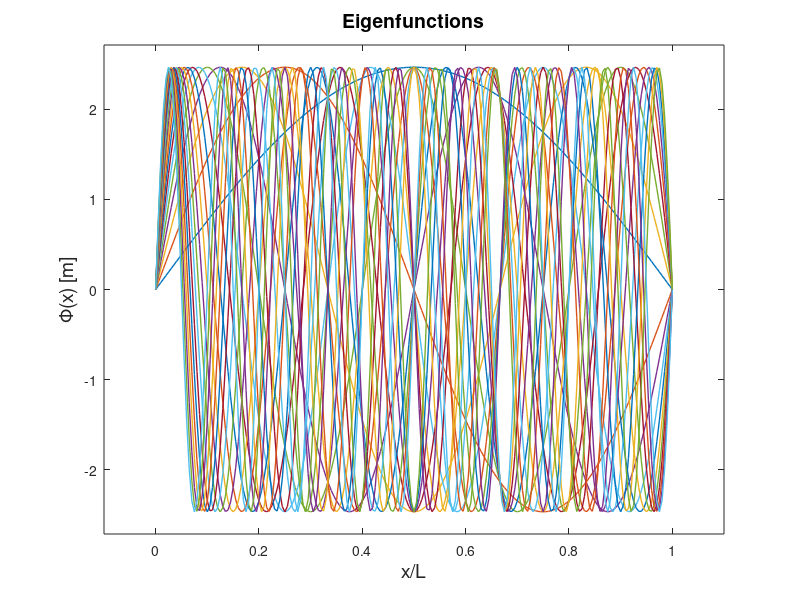

Here is the MATLAB script that generated this plot: (Note: this script raises an error after producing the figure.)
% Task: NM-HW1 2.9.5 Damped Vibrating String
% Deadline: October 4th, 2023 at 12:00.
% Author: Eric Vidal Marcos
% Group: 2 (QuanTEEM)
% Email: ericvidalmarcos@gmail.com
% Supervisors: Dr. Alain Dereux & Dr. Matthieu Sala
% Octave Version: 8.3.0

% Clear workspace
clear all   % Clear all variables
close all   % Close all variables
clc         % Clear command window

% Plot commands
graph_pinch = 'yes';            % Plot initial conditions of f and g
graph_eigenfunctions = 'yes';   % Plot the eigenfunctions
graph_f_approx = 'yes';         % Plot the comparison of f and approx f
graph_time = 'yes';             % Plot the evolution of the wave
graph_movie = 'yes';            % Plot the movie of the wave evolution

% Pinch commands
minpinch = 1;                   % Minimum number of pinches
maxpinch = 2;                   % Maximum number of pinches
% To set just one pinch, minpinch = maxpinch

% 1. Input data and discretization parameters
L = 0.328           % String length [m]
mu = 0.660E-3       % String mass per unit length (mu = M / L) [kg/m]
F = 55.0            % Tension force [N]
cc = sqrt(F/mu)     % Speed of wave propagation [m/s] (eq. 2.48)
nmax = 20           % Maximum number of modes (to be adjusted for the good convergence of the approximation)
npt = 201           % Number of sampling points used in the approximation
nst = 13            % Number of sample times
% movie=200           % Number of frames for movie development phase

gg = 100.0                  % Gamma coefficient [Hz]
dampf = 2 * gg / (cc ^ 2)   % Damping factor [s/m] (eq. 2.86)
tmax = (2 / gg) * log(10)   % Maximum time [s] (my pdf eq. 3)
tmin = 0;                   % Minimum time [s]
tstep = (tmax - tmin) / (nst - 1);  % Time step [s]
for i=1:nst
  tt(i) = tmin + (i - 1) * tstep;    % Discretized time [s]
end

% 2. Array of discretized value of x
xmin = 0;           % Minimum abscissa  
xmax = L;           % Maximum abscissa  
xstep = (xmax - xmin) / (npt - 1);  % Discretization step [m]
for i = 1:npt
  x(i) = xmin + (i - 1) * xstep;    % Discretized abscissas  
end

% 3. Compute numerical arrays for both pinches and to be used as initial conditions
for pinch = minpinch:maxpinch
    if (pinch == 1);  % eq. (2.44)
        p=L/2;   % Pinched point
        z = 1;   % Amplitude of the wave
        for (i=1:npt)   % Initial deformation for Pinch 1
            if (x(i) <= p)
                f(pinch, i) = x(i) * z / p;
            else
                f(pinch, i) = z * (x(i) - L) / (p-L);
            end
        end
        for i=1:npt     % Initial distribution of velocity field
            g(pinch, i) = 0;
        end
    elseif (pinch == 2);  % eq. (2.45)
        p1 = L/4.;    % Pinched point 1
        z1 = 1;       % Amplitude of the wave 1

        p2 = (3./4.) * L; % Pinched point 2
        z2 = -z1;       % Amplitude of the wave 2
        for (i=1:npt)   % Initial deformation for Pinch 2
            if (xmin <= x(i)) && (x(i) <= p1)
                f(pinch, i) = x(i) * z1 / p1;
            elseif (p1 < x(i)) && (x(i) <= p2)
                f(pinch, i) = (z1 - z2) / (p1 - p2) * (x(i) - p1) +z1;
            elseif (p2 < x(i)) && (x(i) <= xmax)
                f(pinch, i) = z2 * (x(i) - L) / (p2 - L);
            end
        end
        for i=1:npt     % Initial distribution of velocity field
            g(pinch, i) = 0;
        end
    end
end

% Plot the initial conditions of f and g for each pinch
if (strcmp(graph_pinch, 'yes') == 1);
    for pinch = minpinch:maxpinch;
        p1 = plot(x/L, f(pinch, :), ";f(x) [m];", 'LineWidth', 2);
        hold on
        p1 = plot(x/L, g(pinch, :), ";g(x) [m/s];", 'LineWidth', 2);
        hold off
        xlim([-(xmax / L) * 0.1, (xmax / L) * 1.1]);
        ylim([min(f(pinch,:)) - 0.1, max(f(pinch,:)) + 0.1]);
        xlabel('x/L', 'FontSize', 14);
        ylabel('y(x)', 'FontSize', 14);
        title(strjoin({'Pinch', num2str(pinch)}, ' '), 'FontSize', 14);
        legend("location", "northeast", 'FontSize', 14);
        waitfor(p1)   % Stops the code execution until you close the plot
    end
end

% 4. Compute the eigenfunctions and plot
for n = 1:nmax
    for i = 1:npt
        phi(n, i) = sqrt(2 / L) * sin(n * pi * x(i) / L);   % Eigenfunctions (eq. 2.75)
    end
end

% GRAPH OF EIGENFUNCTIONS
if (strcmp(graph_eigenfunctions, 'yes') == 1);
    for n = 1:nmax
        p2 = plot(x/L, phi(n, :), 'LineWidth', 1);      % For eigenfunctions labeling include strjoin({';Mode ', num2str(n), ';'}, ''),
        hold on;
    end
    xlim([-(xmax / L) * 0.1, (xmax / L) * 1.1]);
    ylim([-sqrt(2/L) * 1.1,sqrt(2/L) * 1.1]);
    xlabel('x/L', 'FontSize', 14);
    ylabel('{\Phi(x)} [m]', 'FontSize', 14);
    title('Eigenfunctions', 'FontSize', 14);
    % legend("location", "northeastoutside", 'FontSize', 12);   % too many eigenfunctions, they are not labeled
    hold off;
    waitfor(p2)   % Stops the code execution until you close the plot
end


% 5. Displaying values after application of boundary conditions (quantization)
for n = 1:nmax
    kk(n) = n * pi / L;     % Wave number [m^-1] (eq. 2.64)
end
omega = kk * cc;            % Angular frequency [Hz] (eq. 2.65)

% gg study

for n = 1:nmax
    OO(n) = sqrt(omega(n) ^ 2 - gg ^ 2);  % Omega [Hz] (eq. 2.70)
end

fprintf('\nEigenvalues\n');
fprintf('   n        kk(n)[1/m]      OO_n[Hz]        nu_n[Hz]         T_n[s]\n');
for n = 1:nmax
    % Remember that experimental input data is limited to
    % fprintf('%4d %#15.3G %#15.3G %#15.3G %#15.3G\n', n, kk(n), OO(n), OO(n)/(2*pi), 2*pi/OO(n));
    a1(n, 1) = n;
    a1(n, 2) = kk(n);
    a1(n, 3) = OO(n);
    a1(n, 4) = OO(n)/(2*pi);
    a1(n, 5) = 2*pi/OO(n);
end
printtable(a1, 'LaTex', true);

% Omegas study
fprintf('\Omegas study\n');
for gg = 100:300:1000
    gg
    fprintf('   n        oo_n[Hz]      OO_n[Hz]');
    for n = 1:nmax
        b1(n, 1) = n;
        b1(n, 2) = omega(n);
        b1(n, 3) = sqrt(omega(n) ^ 2 - gg ^ 2);
    end
printtable(b1, 'LaTex', true);
end

gg = 100;  % Reset gg to the original value

% 6. TEST ORTHONORMALIZATION OF EIGENFUNCTIONS
fprintf('\nOrthonormalization test\n');
fprintf('   n     <phi_n|phi_n>\n');
for (n=1:nmax)
    % fprintf('%4d %#15.6G\n', n, trapz(x, phi(n, :) .* phi(n, :)));
    a2(n, 1) = n;
    a2(n, 2) = trapz(x, phi(n, :) .* phi(n, :));
end
printtable(a2, 'LaTex', true);

% 7. OVERLAP INTEGRALS BETWEEN INITIAL CONDITIONS AND THE EIGENFUNCTIONS FOR THE VARIOUS PINCH TYPES
pinch = 2  % Pinch type 2 (eq. 2.45), according to the task

fprintf('\nOverlap integrals\n');
fprintf('   n     <phi_n|f>          <phi_n|g>\n');
for (n=1:nmax)
    % fprintf('%4d %#15.6G %#15.6G\n', n, trapz(x, f(pinch, :) .* phi(n, :)), trapz(x, g(pinch, :) .* phi(n, :))); % Overlap integrals (eq. 2.38)
    a3(n, 1) = n;
    a3(n, 2) = trapz(x, f(pinch, :) .* phi(n, :));
    a3(n, 3) = trapz(x, g(pinch, :) .* phi(n, :));
end
printtable(a3, 'LaTex', true);

% 8. COMPARISON OF F AND APPROX F
% Variable declaration
f_approx = 0;
g_approx = 0;

if (strcmp(graph_f_approx,'yes') == 1);
    p3 = plot(x / L, f(pinch, :), ';f(x) [m];', 'LineWidth', 0.5);
    hold on;
    for n=1:nmax
      f_approx = f_approx + trapz(x, f(pinch, :) .* phi(n,:)) * phi(n,:);
    end
    p3 = plot(x / L, f_approx, ';f{_{approx}}(x) [m];', 'LineWidth', 0.5, 'LineStyle', '--');

    p3 = plot(x / L, g(pinch, :), ';g(x) [m/s];', 'LineWidth', 0.5);
    for n=1:nmax
      g_approx = g_approx + trapz(x, g(pinch, :) .* phi(n,:)) * phi(n,:);
    end
    p3 = plot(x / L, g_approx, ';g{_{approx}}(x) [m/s];', 'LineWidth', 0.5, 'LineStyle', '--');

    xlim([-(xmax / L) * 0.1, (xmax / L) * 1.1]);
    ylim([-1.1, 1.1]);
    xlabel('x/L', 'FontSize', 14);
    ylabel('y(x)', 'FontSize', 14);
    title('Comparison of initial conditions and approximations', 'FontSize', 14);
    legend("location", "northeast", 'FontSize', 14);
    hold off;
    waitfor(p3)   % Stops the code execution until you close the plot
end

% 9. Numerical array of the spatial discretization of phi and successive amplitude paterns
% Overlap integrals between initial conditions and the eigenfunctions
for n = 1:nmax
    phi_f(n) = trapz(x, f(pinch, :) .* phi(n,:));
    phi_g(n) = trapz(x, g(pinch, :) .* phi(n,:));
end

% Wave evolution function
if (strcmp(graph_time,'yes') == 1);    
    for i = 1:nst
        for j = 1:npt
            psi_plot(j, i) = 0;
            for n = 1:nmax
                term = phi_f(n) * cos(OO(n) * tt(i)) + (1/OO(n)) * phi_g(n) * sin(OO(n) * tt(i));
                psi_plot(j, i) = psi_plot(j, i) + phi(n, j) * e ^ (-gg * tt(i)) * term;  % Problem solution (eq. 2.82)
            end
        end
    end

    % PLOT OF THE WAVE EVOLUTION
    for (i=1:nst)
        p4 = plot(x/L, psi_plot(:, i), strjoin({';t=', num2str(tt(i)), 's;'}, ' '), 'LineWidth', 0.7);
        hold on;
    end
    xlim([-(xmax / L) * 0.1, (xmax / L) * 1.1]);
    ylim([-1.1, 1.1]);
    xlabel('x/L', 'FontSize', 14);
    ylabel('{\psi}(x, t) [m]', 'FontSize', 14);
    title('Wave evolution frames', 'FontSize', 14);
    legend("location", "northeastoutside", 'FontSize', 14);
    hold off;
    waitfor(p4)     % Stops the code execution until you close the plot
end

% 10. MOVIE
if (strcmp(graph_movie,'yes') == 1);
    nmax = 10       % Maximum number of modes (to be adjusted for the sake of the movie)
    shortest_period = (2 * pi) / max(OO)    % Determine the shortest period
    movie = round((tmax / shortest_period) * 10)    % Number of frames for movie, 10 frames per shortest period
    stepmov = (tmax - tmin)/(movie - 1); % Step t size
    normx = x / L;       % Normalized x discretized abscissa

    for i = 1:movie
        tmov(i) = tmin + (i - 1) * stepmov;
    end

    % Initial psi t = 0 (eq. 2.43)
    for i = 1:npt
        psi(i) = 0;
        for n = 1:nmax
            psi(i) = psi(i) + phi_f(n) * phi(n, i);
        end
    end

    g5 = plot(normx, psi, 'XDataSource', 'normx', 'YDataSource', 'psi', 'linestyle', '-', 'linewidth', 2);

    xlim([-(xmax / L) * 0.1, (xmax / L) * 1.1]);
    ylim([-1.1, 1.1]);
    line([xmin/L,xmax/L], [0, 0], 'linestyle', '-', 'linewidth', 1, 'color', [0.5, 0.5, 0.5]);
    xlabel ('x/L', 'FontSize', 14);
    ylabel ('{\psi}(x, t) [m]', 'FontSize', 14);
    title ('Wave evolution movie', 'FontSize', 14);

    % Loop on frames

    for i = 1:movie
        pause(0);
        for j = 1:npt
            psi(j) = 0;
            for n = 1:nmax
                term = phi_f(n) * cos(OO(n) * tmov(i)) + (1 / OO(n)) * phi_g(n) * sin(OO(n) * tmov(i));
                psi(j) = psi(j) + phi(n, j) * e ^ (-gg * tmov(i)) * term;  % Problem solution (eq. 2.82)
            end
        end
        refreshdata();
    end
end